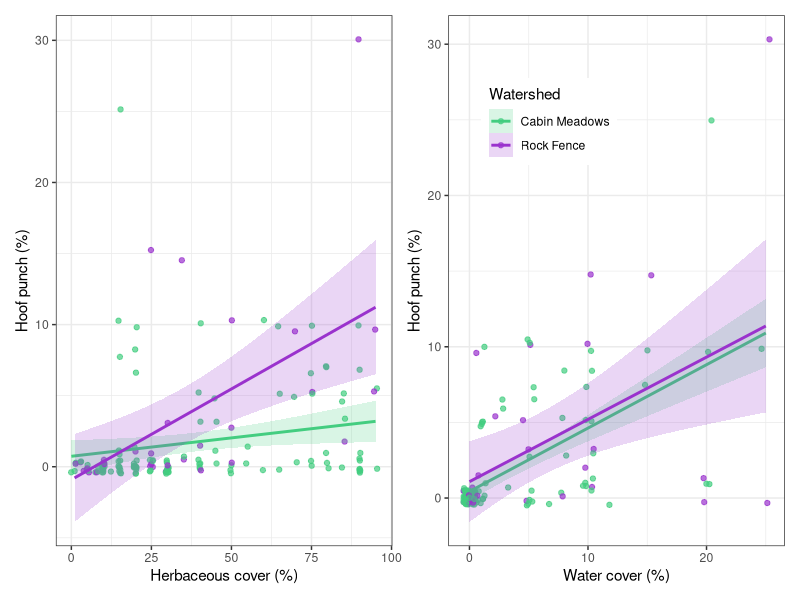
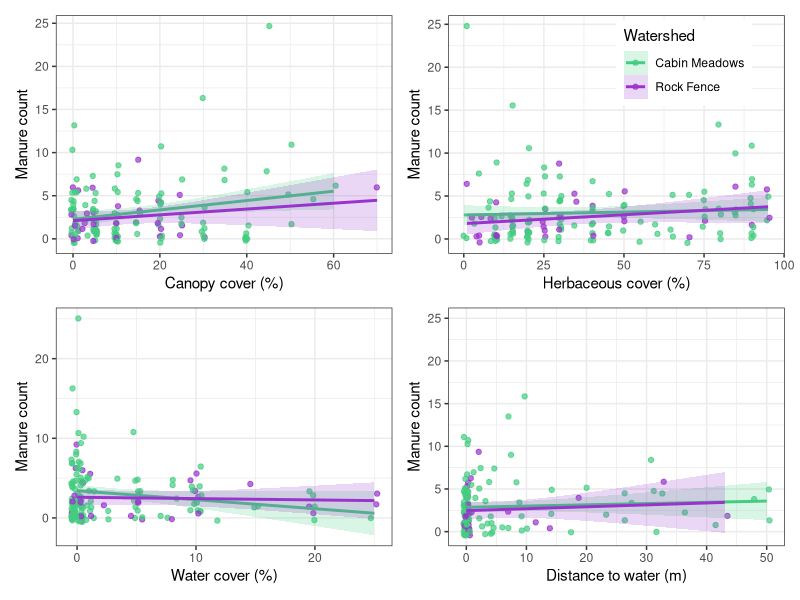
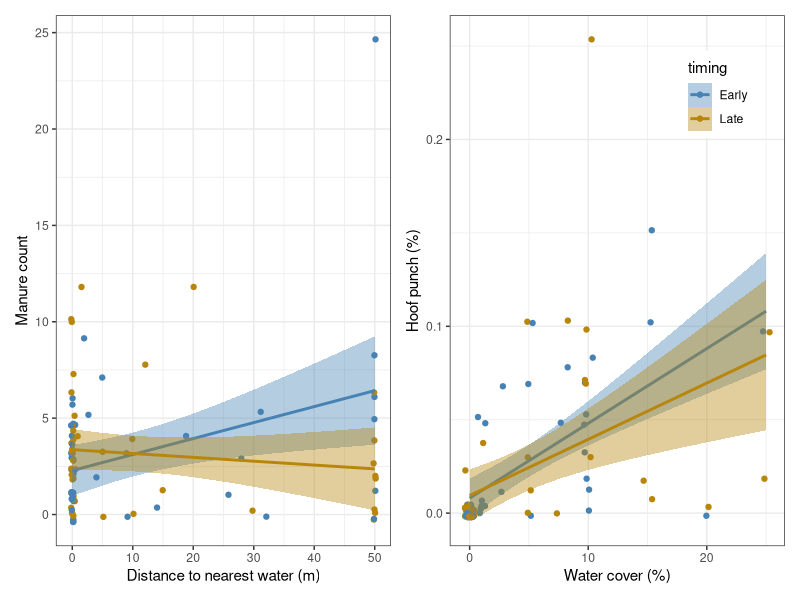
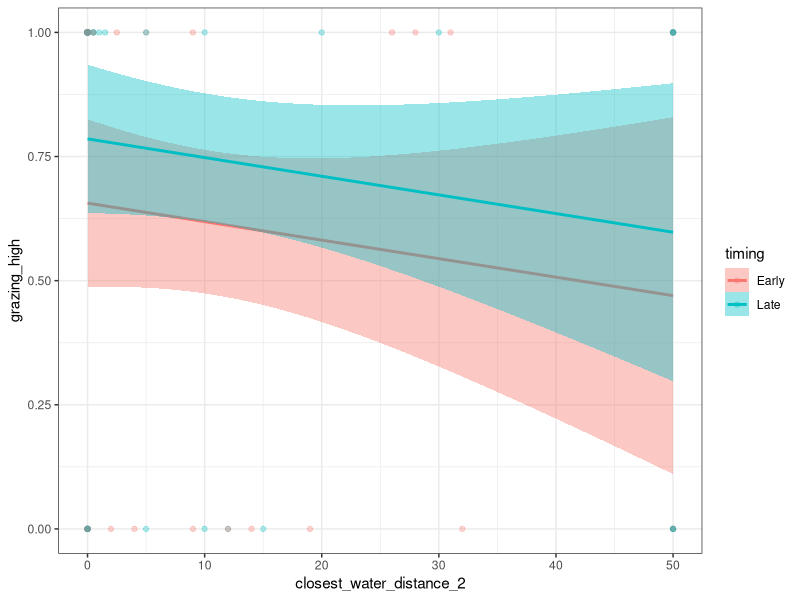
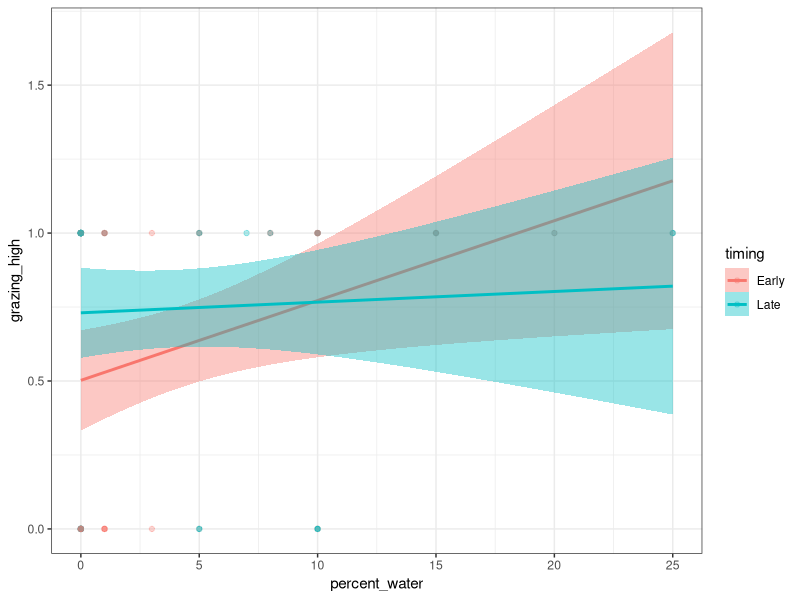
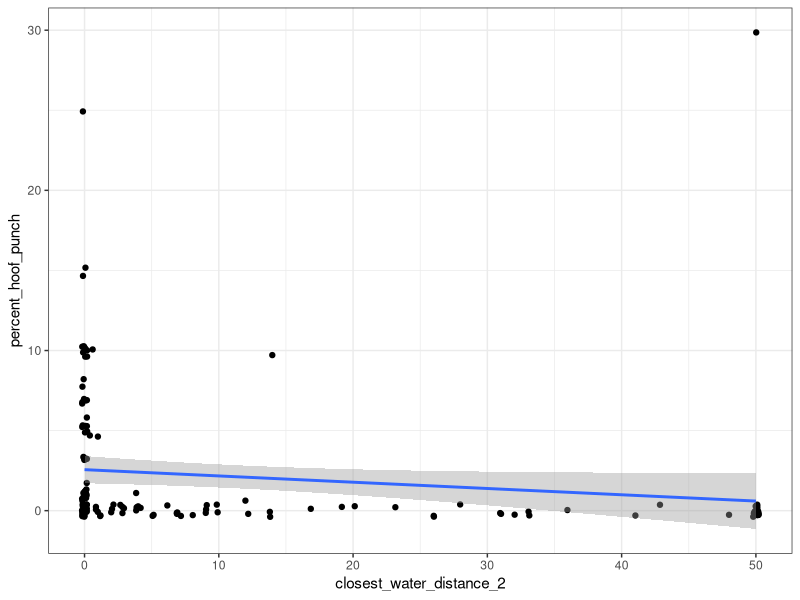
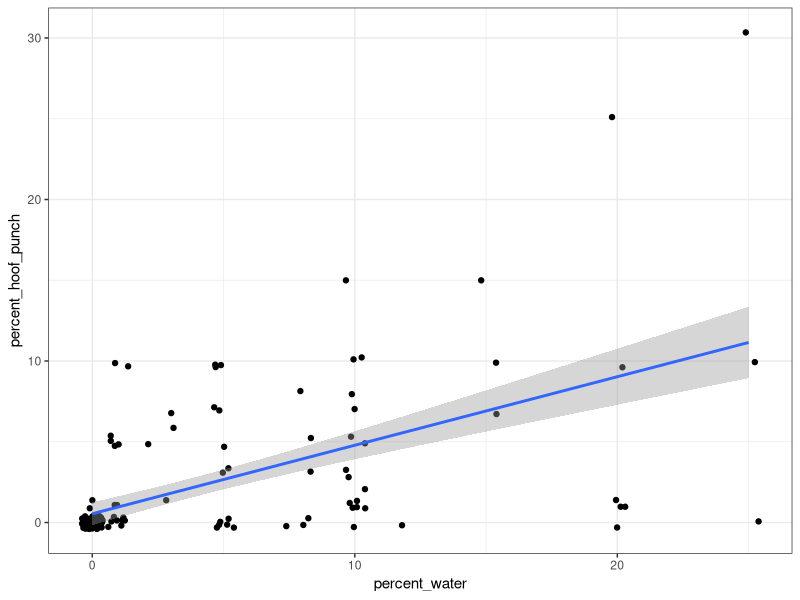
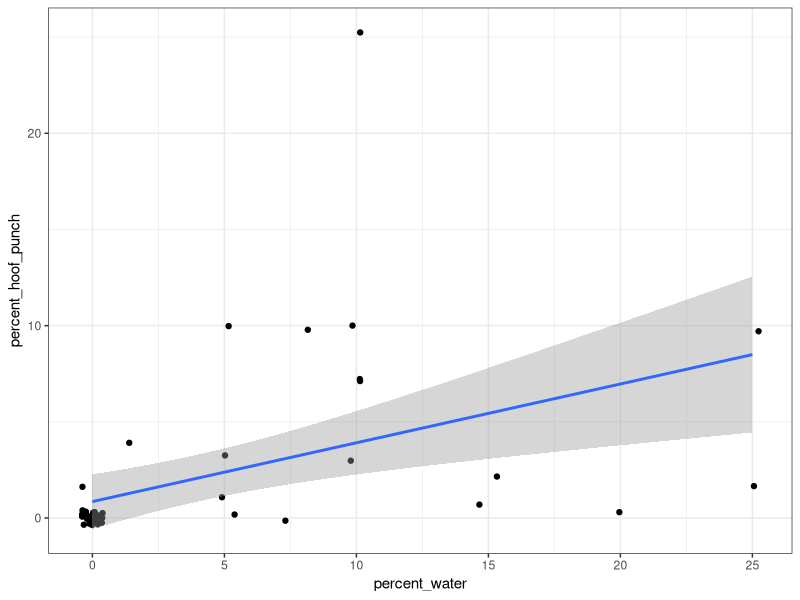

Reproduce these figures in R, in order.
## ---- chunk 1
knitr::opts_chunk$set(echo = TRUE)
library(tidyverse)
library(glmmTMB)
library(lubridate)
library(ordinal)
library(patchwork)
## ---- chunk 2
cattle_impact_full <- read.csv("Cleaned_Capstone_Data.csv") %>% # reading in csv
  rename_with(tolower) %>%
  rename(  # cleaning up and simplifying column names
    plot = plot._number,
    watershed = subwatrshed_location, 
    hgm = hydrogeomorphic_classification
  ) %>%
  mutate(  # Editing data in our columns for cleaning (use with caution!)
    watershed = str_trim(watershed), # remove whitespace
    grazing_intensity = str_trim(grazing_intensity),  
    # factoring grazing intensity
    grazing_intensity = factor(case_when(grazing_intensity == "Light" ~ "Low", 
                                         TRUE ~ grazing_intensity), 
                               levels = c("None", "Low", "Moderate", "High")), 
    closest_water_distance = as.numeric(closest_water_distance), # formatting Closest_Water_Distance column as a number
    date = as.Date(date, format = "%m/%d/%Y"), # Reformats the Date column into a format which R can interpret as dates correctly
    date = case_when(is.na(date) ~ as.Date("09/09/2025", format = "%m/%d/%Y"),
                     TRUE ~ date) # fixing three dates that came in with the wrong format
  ) %>%
  filter(!is.na(plot)) # removing one blank row


cattle_impact <- cattle_impact_full  %>%
  #  select(date, plot, watershed, hgm, percent_canopy:manure_count, 
  #         closest_water_distance, water_type, restoration_location,
  #         stream_restoration_type:cattle_trail_crossing_or_bedding_area) %>%  # selecting relevant columns
  mutate(
    
    cattle_impact_on_stream = str_trim(cattle_impact_on_stream),
    
    hgm = str_trim(hgm),
    
    hgm_2 = case_when(
      hgm %in% c("Riparian_Mid_Gradient", "Riparian_High_Gradient") ~ "Riparian",
      hgm %in% c("Subsurface_Low_Gradient", "Subsurface_Mid_Gradient", "Subsurface_High_Gradient") ~ "Subsurface",
      TRUE ~ hgm),
    
    restoration_location = replace_na(str_trim(restoration_location), "None"),
    
    restoration_location_2 = case_when(
      restoration_location %in% c("Both", "Inside", "Downstream") ~ "in_or_downstream", 
      restoration_location == "Upstream" ~ "upstream",
      TRUE ~ "none"),
    
    stream_restoration_type = replace_na(str_trim(stream_restoration_type), "None"),
    
    hoof_punch_present = case_when(
      percent_hoof_punch > 0 ~ "yes",
      TRUE ~ "no"),
    
    dc_present = percent_dc > 0, # plots with or without Darlingtonia as a fen indicator
    
    # proportions instead of percents for beta distribution models
    percent_hoof_punch_2 = 
      case_when(
        percent_hoof_punch == 0 ~ 0.001,
        TRUE ~ percent_hoof_punch/100),
    percent_trample_2 = 
      case_when(
        percent_trample == 0 ~ 0.001,
        TRUE ~ percent_trample/100),
    percent_dc_grazed_2 = case_when(
      percent_dc_grazed == 0 ~ 0.001,
      TRUE ~ percent_dc_grazed/100),
    
    percent_water_2 = percent_water/100,
    percent_herb_2 = percent_herb/100,
    percent_canopy_2 = percent_canopy/100,
    percent_shrub_2 = percent_shrub/100,
    percent_bare_2 = percent_bare/100,
    percent_litter_2 = percent_litter/100,
    
    # If stream distance wasn't recorded it was > 50m, so putting that in as our minimum for now
    closest_water_distance_2 = case_when(
      is.na(closest_water_distance) ~ 50, 
      TRUE ~ closest_water_distance
    ),
    
    # Binary version of grazing intensity
    grazing_high = case_when(
      grazing_intensity %in% c("None", "Low") ~ 0,
      grazing_intensity %in% c("Moderate", "High") ~ 1,
      TRUE ~ NA
    ),
    
    # splitting stream impacts into separate columns
    stream_impacts = tolower(stream_impacts),
    stream_impacts = replace_na(stream_impacts, ""), # some sites with no stream impacts imported as na rather than blank or none
    stream_incised = str_detect(stream_impacts, "inci"),
    stream_sloughing = str_detect(stream_impacts, "slough"),
    stream_grazing = str_detect(stream_impacts, "graz"),
    stream_trample = str_detect(stream_impacts, "tramp"),
    stream_hoof_punch = str_detect(stream_impacts, "hoof"),
    stream_manure = str_detect(stream_impacts, "manur"),
    stream_trail = str_detect(stream_impacts, "trail|cross"),
    
    
    # adding early vs late visit timing information
    timing = case_when(
      date > "2025-09-01" ~ "Late",
      date <= "2025-09-01" ~ "Early",
      TRUE ~ "NA"
    )
  ) 


# early vist (all)
cattle_early <- cattle_impact %>%
  filter(timing == "Early")

# late visit (subset)
cattle_late <- cattle_impact %>%
  filter(timing == "Late")

# repeated plots both visits
late_plots <- cattle_impact %>%
  filter(timing == "Late") %>%
  pull(plot)

cattle_impact_repeat <- cattle_impact %>%
  filter(plot %in% late_plots) %>%
  arrange(plot)


# details for plots
watershed.cols <- c("seagreen3", "darkorchid3")
watershed.labels = as_labeller(c(
  CM = "Cabin Meadows",
  RF = "Rock Fence"))



## ---- chunk 3


plot_summary <- cattle_impact %>% 
  group_by(timing,watershed) %>%
  summarise(
    n = n(),
    across(starts_with(c("percent", "manure")), 
           list(present = ~ sum(.x > 0, na.rm = TRUE)/n,
                median = ~ median(.x, na.rm = TRUE), 
                mean = ~ mean(.x, na.rm = TRUE), 
                sd = ~ sd(.x, na.rm = TRUE))
    )
  ) 

plot_summary_long <- plot_summary %>%
  select(-n) %>%
  pivot_longer(
    cols = starts_with(c("percent", "manure"))
    ) %>%
  separate_wider_regex(name, c(component = ".*", "_", metric = ".*")) %>%
  pivot_wider(names_from = metric, values_from = value)


# formatting for table
plot_summary_meadow <- plot_summary_long %>% 
  pivot_wider(
    names_from = watershed, 
    values_from = present:sd,
    names_glue = "{watershed}_{.value}",
    names_vary = "slowest"
  ) %>%
  mutate(
    across(starts_with(c("CM", "RF")), ~ signif(.x, digits = 2)),
    CM_mean_sd = paste(CM_mean, "±", CM_sd),
    RF_mean_sd = paste(RF_mean, "±", RF_sd)
  ) %>%
  select(timing, component, CM_present, CM_median, CM_mean_sd,
         RF_present, RF_median, RF_mean_sd) 
  
# write plot composition table
plot_summary_meadow %>%
  filter(component %in% c("percent_canopy", "percent_herb",
                          "percent_shrub", "percent_bare", 
                          "percent_litter", "percent_rock",
                          "percent_woody","percent_water",
                          "percent_dc", "manure_count",
                          "percent_trample", "percent_hoof_punch",
                          "percent_dc_grazed")) %>%
  write.csv(file = "SRWC_cattle-impacts_plot-summary.csv")


# additional cattle components 
# (could pivot_longer this and rbind this in to cattle impact table)
cattle_additional <- cattle_impact %>% 
  group_by(timing, watershed) %>%
  summarise(
    n = n(),
    grazing_present = sum(grazing_intensity %in% c("Low", "Moderate", "High"))/n, # proportions of plots
    high_grazing_present = sum(grazing_intensity == "High")/n, 
  )

cattle_additional

## ---- chunk 4

overall_summary <- cattle_impact %>% 
#  group_by(timing,watershed) %>%
  summarise(
    n = n(),
    across(starts_with(c("percent", "manure")), list(present = ~ sum(.x > 0, na.rm = TRUE)/n,
                                        median = ~ median(.x, na.rm = TRUE), 
                                        mean = ~ mean(.x, na.rm = TRUE), 
                                        sd = ~ sd(.x, na.rm = TRUE),
                                        min = ~ min(.x, na.rm = TRUE),
                                        max = ~ max(.x, na.rm = TRUE))
    )
  ) 

overall_summary_long <- overall_summary %>%
  select(-n) %>%
  pivot_longer(
    cols = starts_with(c("percent", "manure"))
    ) %>%
  separate_wider_regex(name, c(component = ".*", "_", metric = ".*")) %>%
  pivot_wider(names_from = metric, values_from = value) 

# formatting for table
overall_summary_long %>% mutate(
    across(present:sd, ~ signif(.x, digits = 2)),
    mean_sd = paste(mean, "±", sd),
    range = paste(min, "—", max)
    ) %>% 
  select(component, present, median, mean_sd, range) %>%
  filter(component %in% c("percent_canopy", "percent_herb",
                          "percent_shrub", "percent_bare", 
                          "percent_litter", "percent_rock",
                          "percent_woody","percent_water",
                          "percent_dc", "manure_count",
                          "percent_trample", "percent_hoof_punch",
                          "percent_dc_grazed")) %>%
  write.csv(file = "SRWC_cattle-impacts_overall-summary.csv")

overall_cattle_additional <- cattle_impact %>% 
  summarise(
    n = n(),
    grazing_present = sum(grazing_intensity %in% c("Low", "Moderate", "High"))/n, # proportions of plots
    high_grazing_present = sum(grazing_intensity == "High")/n
  )

overall_cattle_additional


## ---- chunk 5

# hoof punch with beta distribution
glm.hoof.punch <- glmmTMB(percent_hoof_punch_2 ~ 
                            closest_water_distance_2 + 
                            percent_water_2 + 
                            percent_herb_2 + 
                            percent_canopy_2 + 
                            watershed +
                            (1|hgm_2),
                          data = cattle_early,
                          family = beta_family(link = "logit"))
summary(glm.hoof.punch)

p.hoof.punch.water <- cattle_early %>% 
  ggplot(aes(x = percent_water, y = percent_hoof_punch, 
             color = watershed, fill = watershed)) +
  geom_point(position = position_jitter(width = 0.5, height = 0.5), alpha = 0.7) +
  scale_color_manual(values = watershed.cols, labels = watershed.labels, 
                     name = "Watershed") +
  scale_fill_manual(values = watershed.cols, labels = watershed.labels, 
                     name = "Watershed") +
  xlab("Water cover (%)") +
  ylab("Hoof punch (%)") +
  geom_smooth(method = "lm", alpha = 0.2) +
  theme_bw() +
  theme(legend.position = "inside", legend.position.inside = c(0.3, 0.8))

p.hoof.punch.herb <- cattle_early %>% 
  ggplot(aes(x = percent_herb, y = percent_hoof_punch, 
             color = watershed, fill = watershed)) +
  geom_point(position = position_jitter(width = 0.5, height = 0.5), alpha = 0.7) +
  scale_color_manual(values = watershed.cols, labels = watershed.labels, 
                     name = "Watershed") +
  scale_fill_manual(values = watershed.cols, labels = watershed.labels, 
                     name = "Watershed") +
  xlab("Herbaceous cover (%)") +
  ylab("Hoof punch (%)") +
  geom_smooth(method = "lm", alpha = 0.2) +
  theme_bw() +
  theme(legend.position = "none")

p.hoof.punch.herb + p.hoof.punch.water

ggsave("Figures/hoof-punch.pdf", width = 7, height = 4, units = "in")



# trampling with beta distribution
glm.trample <- glmmTMB(percent_trample_2 ~ closest_water_distance_2 + 
                         percent_water + 
                         percent_herb + 
                         percent_canopy + 
                         watershed +
                         (1|hgm_2),
                       data = cattle_early,
                       family = beta_family(link = "logit"))
summary(glm.trample)


# manure with poisson distribution
glm.manure <- glmmTMB(manure_count ~ closest_water_distance_2 + 
                        percent_water + 
                        percent_herb + 
                        percent_canopy +
                        watershed +
                        (1|hgm_2),
                      data = cattle_early, 
                      family = poisson(link = "log"))
summary(glm.manure)

p.manure.canopy <- cattle_early %>% 
  ggplot(aes(x = percent_canopy, y = manure_count, 
             color = watershed, fill = watershed)) +
  geom_point(position = position_jitter(width = 0.5, height = 0.5), alpha = 0.7) +
  scale_color_manual(values = watershed.cols, labels = watershed.labels, 
                     name = "Watershed") +
  scale_fill_manual(values = watershed.cols, labels = watershed.labels, 
                     name = "Watershed") +
  xlab("Canopy cover (%)") +
  ylab("Manure count") +
  geom_smooth(method = "lm", alpha = 0.2) +
  theme_bw() +
  theme(legend.position = "none")

p.manure.herb <- cattle_early %>% 
  ggplot(aes(x = percent_herb, y = manure_count, 
             color = watershed, fill = watershed)) +
  geom_point(position = position_jitter(width = 0.5, height = 0.5), alpha = 0.7) +
  scale_color_manual(values = watershed.cols, labels = watershed.labels, 
                     name = "Watershed") +
  scale_fill_manual(values = watershed.cols, labels = watershed.labels, 
                     name = "Watershed") +
  xlab("Herbaceous cover (%)") +
  ylab("Manure count") +
  geom_smooth(method = "lm", alpha = 0.2) +
  theme_bw() +
  theme(legend.position = "inside", legend.position.inside = c(0.7, 0.8))

p.manure.water <- cattle_early %>% 
  ggplot(aes(x = percent_water, y = manure_count, 
             color = watershed, fill = watershed)) +
  geom_point(position = position_jitter(width = 0.5, height = 0.5), alpha = 0.7) +
  scale_color_manual(values = watershed.cols, labels = watershed.labels, 
                     name = "Watershed") +
  scale_fill_manual(values = watershed.cols, labels = watershed.labels, 
                     name = "Watershed") +
  xlab("Water cover (%)") +
  ylab("Manure count") +
  geom_smooth(method = "lm", alpha = 0.2) +
  theme_bw() +
  theme(legend.position = "none")

p.manure.water.2 <- cattle_early %>% 
  ggplot(aes(x = closest_water_distance, y = manure_count, 
             color = watershed, fill = watershed)) +
  geom_point(position = position_jitter(width = 0.5, height = 0.5), alpha = 0.7) +
  scale_color_manual(values = watershed.cols, labels = watershed.labels, 
                     name = "Watershed") +
  scale_fill_manual(values = watershed.cols, labels = watershed.labels, 
                     name = "Watershed") +
  xlab("Distance to water (m)") +
  ylab("Manure count") +
  geom_smooth(method = "lm", alpha = 0.2) +
  theme_bw() +
  theme(legend.position = "none")

p.manure.canopy + p.manure.herb + p.manure.water + p.manure.water.2
ggsave("Figures/manure.pdf", width = 7, height = 6, units = "in")


# Ordinal grazing intensity data -- cumulative link models using the 'ordinal' package
# Not sure how to interpret this one yet
# could group to med-high and low-none if needed
m.grazing <- clmm(grazing_intensity ~ closest_water_distance_2 + 
                    percent_water + 
                    percent_herb + 
                    percent_canopy +
                    (1|hgm_2),
                  data = cattle_early) 
summary(m.grazing)

# none-low vs moderate-high grazing using a binomial model
m.grazing.2 <- glmmTMB(grazing_high ~ closest_water_distance_2 + 
                         percent_water + 
                         percent_herb + 
                         percent_canopy +
                         watershed +
                         (1|hgm_2),
                       data = cattle_early, 
                       family = binomial(link = "logit"))
summary(m.grazing.2)


## ---- chunk 6

# hoof punch is higher in sites with dc present (which are the wet sites)
dc.hoof.punch <- glmmTMB(percent_hoof_punch_2 ~ dc_present + 
                           percent_dc +
                           (1|hgm_2),
                         data = cattle_early,
                         family = beta_family(link = "logit"))
summary(dc.hoof.punch)


# trample and manure don't differ by dc presence
dc.trample <- glmmTMB(percent_trample_2 ~ dc_present + 
                        percent_dc +
                        (1|hgm_2),
                      data = cattle_early,
                      family = beta_family(link = "logit"))
summary(dc.trample)

dc.manure <- glmmTMB(manure_count ~ dc_present + 
                       percent_dc +
                       (1|hgm_2),
                     data = cattle_early,
                     family = poisson(link = "log"))
summary(dc.manure)



# not sure if this is useful -- overall grazing intensity
dc.grazing <- clm(grazing_intensity ~ dc_present + 
                       percent_dc ,
                  data = cattle_early) 
summary(dc.grazing)

dc.present <- c(TRUE, FALSE)
percent.dc <- c(10, 0)
newdata <- tibble(dc_present = dc.present, percent_dc = percent.dc)

predict(dc.grazing, newdata)



# filter to sites where dc is present -- 35 sites
# to look at where percent grazing of dc is highest
# and hoof punch in dc sites is highest
# no clear drivers of these patterns
cattle_dc <- cattle_early %>% filter(dc_present == TRUE)

m.dc.grazed <- glmmTMB(percent_dc_grazed_2 ~ 
                         closest_water_distance_2 + 
                         percent_dc +
                         percent_water + 
                         percent_herb + 
                         percent_canopy +
                         (1|hgm_2),
                       data = cattle_dc)
summary(m.dc.grazed)

m.dc.hoofpunch <- glmmTMB(percent_hoof_punch ~ 
                         closest_water_distance_2 + 
                         percent_dc +
                         percent_water + 
                         percent_herb + 
                         percent_canopy +
                         (1|hgm_2),
                       data = cattle_dc)
summary(m.dc.hoofpunch)


## ---- chunk 7

timing_cols <- c('steelblue', 'darkgoldenrod')

# hoof punch
mtime.hoof.punch <- glmmTMB(percent_hoof_punch_2 ~ timing*closest_water_distance_2 + 
                              timing*percent_water + 
                              timing*percent_herb + 
                              timing*percent_canopy + 
                              watershed +
                            (1|plot),
                            data = cattle_impact_repeat,
                            family = beta_family(link = "logit"))
summary(mtime.hoof.punch)

p.time.hoof.punch <- cattle_impact_repeat %>% 
  ggplot(aes(x = percent_water, y = percent_hoof_punch_2, 
             color = timing, fill = timing)) +
  geom_point(position = position_jitter()) +
  geom_smooth(method = "lm") +
  scale_color_manual(values = timing_cols) +
  scale_fill_manual(values = timing_cols) +
  xlab("Water cover (%)") +
  ylab("Hoof punch (%)") +
  theme_bw() +
  theme(legend.position = "inside", legend.position.inside = c(0.8, 0.85))


# trampling
mtime.trample <- glmmTMB(percent_trample_2 ~ timing*closest_water_distance_2 + 
                              timing*percent_water + 
                              timing*percent_herb + 
                              timing*percent_canopy + 
                            (1|plot),
                            data = cattle_impact_repeat,
                            family = beta_family(link = "logit"))
summary(mtime.trample)


# manure
mtime.manure <- glmmTMB(manure_count ~ timing*closest_water_distance_2 + 
                              timing*percent_water + 
                              timing*percent_herb + 
                              timing*percent_canopy + 
                            (1|plot),
                            data = cattle_impact_repeat,
                            family = poisson(link = "log"))
summary(mtime.manure)

p.time.manure <- cattle_impact_repeat %>% 
  ggplot(aes(x = closest_water_distance_2, y = manure_count, 
             color = timing, fill = timing)) +
  geom_point(position = position_jitter()) +
  geom_smooth(method = "lm") +
  scale_color_manual(values = timing_cols) +
  scale_fill_manual(values = timing_cols) +
  xlab("Distance to nearest water (m)") +
  ylab("Manure count") +
  theme_bw() +
  theme(legend.position = "none")

p.time.manure + p.time.hoof.punch
ggsave("Figures/timing.pdf", width = 7, height = 4, units = "in")

# grazing intensity
mtime.grazing <- glmmTMB(grazing_high ~ timing*closest_water_distance_2 + 
                              timing*percent_water + 
                              timing*percent_herb + 
                              timing*percent_canopy + 
                            (1|plot),
                            data = cattle_impact_repeat,
                      family = binomial(link = "logit"))
summary(mtime.grazing)

cattle_impact_repeat %>% 
  ggplot(aes(x = closest_water_distance_2, y = grazing_high, 
             color = timing, fill = timing)) +
  geom_point(alpha = 0.3) +
  geom_smooth(method = "lm") +
  theme_bw()

cattle_impact_repeat %>% 
  ggplot(aes(x = percent_water, y = grazing_high, 
             color = timing, fill = timing)) +
  geom_point(alpha=0.3) +
  geom_smooth(method = "lm") +
  theme_bw()



## ---- chunk 8

# filtering to plots where streams were present within 50m (stream impact data was recorded)
cattle_streams <- cattle_impact %>% 
  filter(!is.na(closest_water_distance)) %>%
  select(plot, hgm_2, watershed, timing,
         stream_impacts, 
         stream_incised:stream_trail,
         restoration_location, restoration_location_2, 
         stream_restoration_type,
         water_type_within_5m, water_type_within_10m)


length(unique(cattle_streams$plot))  # 132 plots with stream data recorded in early, 136 total for both visits

stream_summary <- cattle_streams %>% 
  group_by(timing, watershed) %>%
  summarise(
    n = n(),
    incised = sum(stream_incised)/n,
    sloughing = sum(stream_sloughing)/n,
    hoof_punch = sum(stream_hoof_punch)/n,
    trampling = sum(stream_trample)/n,
    manure = sum(stream_manure)/n,
    grazing = sum(stream_grazing)/n,
    trail = sum(stream_trail)/n
    )

stream_summary_long <- stream_summary %>%
  select(-n) %>%
  pivot_longer(
    cols = incised:trail
  ) %>%
  pivot_wider(
    names_from = watershed, 
    values_from = value,
  ) %>%
  mutate(
    across(starts_with(c("CM", "RF")), ~ signif(.x, digits = 2)),
  )
write.csv(stream_summary_long, file = "SRWC_cattle-impacts_stream-summary.csv") 


# what else can we ask about cattle impacts on streams?

## ---- chunk 9

# next step -- analysis with restoration structures

stream_early <- cattle_streams %>% filter(timing == "Early")

# binomial model
m.incised <- glmmTMB(stream_incised ~ restoration_location + 
                      # stream_restoration_type +
                         watershed + (1|hgm_2),
                       data = stream_early, 
                       family = binomial(link = "logit"))
summary(m.incised)


m.sloughing <- glmmTMB(stream_sloughing ~ restoration_location + 
                      # stream_restoration_type +
                         watershed + (1|hgm_2),
                       data = stream_early, 
                       family = binomial(link = "logit"))
summary(m.sloughing)


m.hp <- glmmTMB(stream_hoof_punch ~ restoration_location + 
                      # stream_restoration_type +
                         watershed + (1|hgm_2),
                       data = stream_early, 
                       family = binomial(link = "logit"))
summary(m.hp)

## ---- chunk 10


cattle_early %>%
  ggplot(aes(x = closest_water_distance_2, y = percent_hoof_punch)) +
  geom_point(position = position_jitter()) +
  geom_smooth(method = "lm") +
  theme_bw()


cattle_early %>%
  ggplot(aes(x = percent_water, y = percent_hoof_punch)) +
  geom_point(position = position_jitter()) +
  geom_smooth(method = "lm") +
  theme_bw()

cattle_late %>%
  ggplot(aes(x = percent_water, y = percent_hoof_punch)) +
  geom_point(position = position_jitter()) +
  geom_smooth(method = "lm") +
  theme_bw()


# not sure how HGM categories fit into this model
m.hoof.punch <- lm(percent_hoof_punch ~ closest_water_distance_2 + percent_water + 
                        percent_herb + percent_canopy + percent_dc,
                    data = cattle_early)
summary(m.hoof.punch)

# later plot sampling
# maybe want to do this as the subset of repeat plots with a repeated measures structure?
m.late.hoof.punch <- lm(percent_hoof_punch ~ closest_water_distance_2 + percent_water + 
                        percent_herb + percent_canopy + percent_dc,
                    data = cattle_late)
summary(m.late.hoof.punch)

# trampling old linear model
m.trample <- lm(percent_trample ~ closest_water_distance_2 + percent_water + 
                        percent_herb + percent_canopy + percent_dc,
                    data = cattle_early)
summary(m.trample)






# Is the DC and percent water info overlapping?
# Correlated but actually not incredibly tight
cattle_early %>%
  ggplot(aes(x = percent_water, y = percent_dc)) +
  geom_point(position = position_jitter()) +
  geom_smooth(method = "lm") +
  theme_bw()



## ---- chunk 11

# Is hoof punch percent impact higher where DC is present?
cattle_early %>% 
  filter(!is.na(dc_present)) %>%
  ggplot(aes(x = dc_present, y = percent_hoof_punch, fill = dc_present)) +
  geom_boxplot() +
  theme_bw() +
  xlab("D. californica present") +
  ylab("Hoof Punch (% of plot)") +
  scale_fill_manual(values = c('goldenrod','darkgreen')) +
  guides(fill = "none")
ggsave("Figures/DC_Hoof-Punch_plot.pdf", width = 7.5, height = 5.5, units = "in")


# Framing 3a: How does hoof punch % correlate with DC % overall?
cattle_early %>% 
  ggplot(aes(x = percent_dc, y = percent_hoof_punch)) +
  geom_point(position = position_jitter()) +
  geom_smooth(method = "lm")


# Framing 3b: How does hoof punch % correlate with DC % where DC is present?
cattle_early %>% 
  filter(percent_dc > 0) %>%
  ggplot(aes(x = percent_dc, y = percent_hoof_punch)) +
  geom_point(position = position_jitter()) +
  geom_smooth(method = "lm")


## ---- chunk 12

# comparing early to later

# DC Grazed
cattle_impact_repeat %>%
  ggplot(aes(x = timing, y = percent_dc_grazed, group = plot, color = hgm_2)) +
  geom_line(position = position_jitter()) +
  theme_bw()
# more grazing on DC as time goes on

# Overall grazing intensity
cattle_impact_repeat %>%
  ggplot(aes(x = timing, y = grazing_intensity, group = plot, color = hgm_2)) +
  geom_line(position = position_jitter()) +
  theme_bw()

# % Trample
cattle_impact_repeat %>%
  ggplot(aes(x = timing, y = percent_trample, group = plot, color = hgm_2)) +
  geom_line(position = position_jitter()) +
  theme_bw()


# % Hoof Punch
cattle_impact_repeat %>%
  ggplot(aes(x = timing, y = percent_hoof_punch, group = plot, color = hgm_2)) +
  geom_line(position = position_jitter()) +
  theme_bw()


# Manure Count
cattle_impact_repeat %>%
  ggplot(aes(x = timing, y = manure_count, group = plot, color = hgm_2)) +
  geom_line(position = position_jitter()) +
  theme_bw()


# Indicators of how well plots are re-located:

# percent shrub
cattle_impact_repeat %>%
  ggplot(aes(x = timing, y = percent_shrub, group = plot, color = hgm_2)) +
  geom_line(position = position_jitter()) +
  theme_bw()

# percent_rock
cattle_impact_repeat %>%
  ggplot(aes(x = timing, y = percent_rock, group = plot, color = hgm_2)) +
  geom_line(position = position_jitter()) +
  theme_bw()

# canopy
cattle_impact_repeat %>%
  ggplot(aes(x = timing, y = percent_canopy, group = plot, color = hgm_2)) +
  geom_line(position = position_jitter()) +
  theme_bw()

# percent_dc
cattle_impact_repeat %>%
  ggplot(aes(x = timing, y = percent_dc, group = plot, color = hgm_2)) +
  geom_line(position = position_jitter()) +
  theme_bw()
